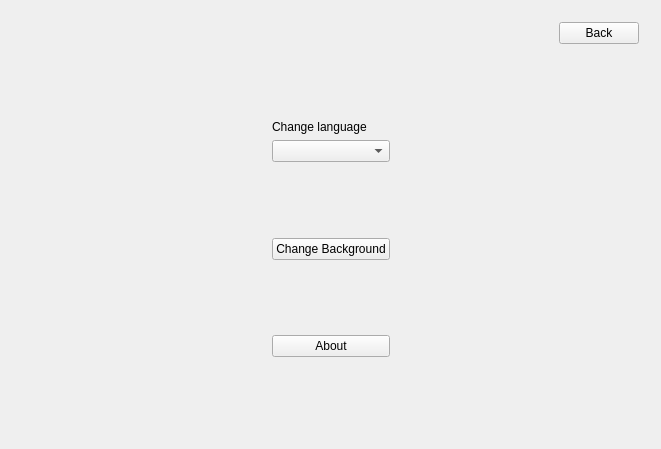
<?xml version="1.0" encoding="UTF-8"?>
<ui version="4.0">
 <class>Game</class>
 <widget class="QWidget" name="Game">
  <property name="geometry">
   <rect>
    <x>0</x>
    <y>0</y>
    <width>661</width>
    <height>449</height>
   </rect>
  </property>
  <property name="windowTitle">
   <string>Towns</string>
  </property>
  <layout class="QGridLayout" name="gridLayout">
   <item row="0" column="0">
    <widget class="QStackedWidget" name="stackedWidget">
     <property name="currentIndex">
      <number>0</number>
     </property>
     <widget class="QWidget" name="page">
      <layout class="QGridLayout" name="gridLayout_2">
       <item row="0" column="0">
        <layout class="QVBoxLayout" name="verticalLayout_5">
         <item>
          <layout class="QHBoxLayout" name="horizontalLayout_3">
           <item>
            <spacer name="horizontalSpacer_4">
             <property name="orientation">
              <enum>Qt::Horizontal</enum>
             </property>
             <property name="sizeHint" stdset="0">
              <size>
               <width>40</width>
               <height>20</height>
              </size>
             </property>
            </spacer>
           </item>
           <item>
            <widget class="QPushButton" name="backSetButton">
             <property name="text">
              <string>Back</string>
             </property>
            </widget>
           </item>
          </layout>
         </item>
         <item>
          <layout class="QHBoxLayout" name="horizontalLayout_4">
           <item>
            <spacer name="horizontalSpacer_5">
             <property name="orientation">
              <enum>Qt::Horizontal</enum>
             </property>
             <property name="sizeHint" stdset="0">
              <size>
               <width>40</width>
               <height>20</height>
              </size>
             </property>
            </spacer>
           </item>
           <item>
            <layout class="QVBoxLayout" name="verticalLayout_4">
             <item>
              <spacer name="verticalSpacer_8">
               <property name="orientation">
                <enum>Qt::Vertical</enum>
               </property>
               <property name="sizeHint" stdset="0">
                <size>
                 <width>20</width>
                 <height>40</height>
                </size>
               </property>
              </spacer>
             </item>
             <item>
              <widget class="QLabel" name="label">
               <property name="text">
                <string>Change language</string>
               </property>
              </widget>
             </item>
             <item>
              <widget class="QComboBox" name="comboBox"/>
             </item>
             <item>
              <spacer name="verticalSpacer_7">
               <property name="orientation">
                <enum>Qt::Vertical</enum>
               </property>
               <property name="sizeHint" stdset="0">
                <size>
                 <width>20</width>
                 <height>40</height>
                </size>
               </property>
              </spacer>
             </item>
             <item>
              <widget class="QPushButton" name="backgroundButton">
               <property name="text">
                <string>Change Background</string>
               </property>
              </widget>
             </item>
             <item>
              <spacer name="verticalSpacer_6">
               <property name="orientation">
                <enum>Qt::Vertical</enum>
               </property>
               <property name="sizeHint" stdset="0">
                <size>
                 <width>20</width>
                 <height>40</height>
                </size>
               </property>
              </spacer>
             </item>
             <item>
              <widget class="QPushButton" name="aboutButton">
               <property name="text">
                <string>About</string>
               </property>
              </widget>
             </item>
             <item>
              <spacer name="verticalSpacer_5">
               <property name="orientation">
                <enum>Qt::Vertical</enum>
               </property>
               <property name="sizeHint" stdset="0">
                <size>
                 <width>20</width>
                 <height>40</height>
                </size>
               </property>
              </spacer>
             </item>
            </layout>
           </item>
           <item>
            <spacer name="horizontalSpacer_6">
             <property name="orientation">
              <enum>Qt::Horizontal</enum>
             </property>
             <property name="sizeHint" stdset="0">
              <size>
               <width>40</width>
               <height>20</height>
              </size>
             </property>
            </spacer>
           </item>
          </layout>
         </item>
        </layout>
       </item>
      </layout>
     </widget>
     <widget class="QWidget" name="page_2">
      <layout class="QGridLayout" name="gridLayout_3">
       <item row="0" column="0">
        <layout class="QVBoxLayout" name="verticalLayout_3">
         <item>
          <layout class="QHBoxLayout" name="horizontalLayout">
           <item>
            <spacer name="horizontalSpacer">
             <property name="orientation">
              <enum>Qt::Horizontal</enum>
             </property>
             <property name="sizeHint" stdset="0">
              <size>
               <width>40</width>
               <height>20</height>
              </size>
             </property>
            </spacer>
           </item>
           <item>
            <widget class="QPushButton" name="exitButton">
             <property name="text">
              <string>Exit</string>
             </property>
            </widget>
           </item>
          </layout>
         </item>
         <item>
          <layout class="QVBoxLayout" name="verticalLayout_2">
           <item>
            <widget class="QLineEdit" name="usernameText">
             <property name="font">
              <font>
               <family>Poor Richard</family>
               <pointsize>14</pointsize>
              </font>
             </property>
             <property name="layoutDirection">
              <enum>Qt::LeftToRight</enum>
             </property>
             <property name="text">
              <string>Username</string>
             </property>
             <property name="frame">
              <bool>false</bool>
             </property>
            </widget>
           </item>
           <item>
            <spacer name="verticalSpacer_4">
             <property name="orientation">
              <enum>Qt::Vertical</enum>
             </property>
             <property name="sizeHint" stdset="0">
              <size>
               <width>20</width>
               <height>40</height>
              </size>
             </property>
            </spacer>
           </item>
           <item>
            <layout class="QHBoxLayout" name="horizontalLayout_2">
             <item>
              <spacer name="horizontalSpacer_2">
               <property name="orientation">
                <enum>Qt::Horizontal</enum>
               </property>
               <property name="sizeHint" stdset="0">
                <size>
                 <width>40</width>
                 <height>20</height>
                </size>
               </property>
              </spacer>
             </item>
             <item>
              <layout class="QVBoxLayout" name="verticalLayout">
               <item>
                <widget class="QPushButton" name="singleGameButton">
                 <property name="text">
                  <string>Single player</string>
                 </property>
                </widget>
               </item>
               <item>
                <spacer name="verticalSpacer">
                 <property name="orientation">
                  <enum>Qt::Vertical</enum>
                 </property>
                 <property name="sizeHint" stdset="0">
                  <size>
                   <width>20</width>
                   <height>40</height>
                  </size>
                 </property>
                </spacer>
               </item>
               <item>
                <widget class="QPushButton" name="multiplayerGameButton">
                 <property name="text">
                  <string>Multiplayer</string>
                 </property>
                </widget>
               </item>
               <item>
                <spacer name="verticalSpacer_2">
                 <property name="orientation">
                  <enum>Qt::Vertical</enum>
                 </property>
                 <property name="sizeHint" stdset="0">
                  <size>
                   <width>20</width>
                   <height>40</height>
                  </size>
                 </property>
                </spacer>
               </item>
               <item>
                <widget class="QPushButton" name="settingsButton">
                 <property name="text">
                  <string>Settings</string>
                 </property>
                </widget>
               </item>
              </layout>
             </item>
             <item>
              <spacer name="horizontalSpacer_3">
               <property name="orientation">
                <enum>Qt::Horizontal</enum>
               </property>
               <property name="sizeHint" stdset="0">
                <size>
                 <width>40</width>
                 <height>20</height>
                </size>
               </property>
              </spacer>
             </item>
            </layout>
           </item>
           <item>
            <spacer name="verticalSpacer_3">
             <property name="orientation">
              <enum>Qt::Vertical</enum>
             </property>
             <property name="sizeHint" stdset="0">
              <size>
               <width>20</width>
               <height>40</height>
              </size>
             </property>
            </spacer>
           </item>
          </layout>
         </item>
        </layout>
       </item>
      </layout>
     </widget>
     <widget class="QWidget" name="page_3">
      <layout class="QGridLayout" name="gridLayout_4">
       <item row="0" column="0">
        <layout class="QVBoxLayout" name="verticalLayout_8">
         <item>
          <layout class="QHBoxLayout" name="horizontalLayout_8">
           <item>
            <spacer name="horizontalSpacer_11">
             <property name="orientation">
              <enum>Qt::Horizontal</enum>
             </property>
             <property name="sizeHint" stdset="0">
              <size>
               <width>40</width>
               <height>20</height>
              </size>
             </property>
            </spacer>
           </item>
           <item>
            <widget class="QPushButton" name="goMenuButton">
             <property name="text">
              <string>Menu</string>
             </property>
            </widget>
           </item>
          </layout>
         </item>
         <item>
          <layout class="QHBoxLayout" name="horizontalLayout_7">
           <item>
            <spacer name="horizontalSpacer_7">
             <property name="orientation">
              <enum>Qt::Horizontal</enum>
             </property>
             <property name="sizeHint" stdset="0">
              <size>
               <width>40</width>
               <height>20</height>
              </size>
             </property>
            </spacer>
           </item>
           <item>
            <layout class="QVBoxLayout" name="verticalLayout_6">
             <item>
              <spacer name="verticalSpacer_9">
               <property name="orientation">
                <enum>Qt::Vertical</enum>
               </property>
               <property name="sizeHint" stdset="0">
                <size>
                 <width>20</width>
                 <height>40</height>
                </size>
               </property>
              </spacer>
             </item>
             <item>
              <widget class="QLabel" name="label_2">
               <property name="styleSheet">
                <string notr="true"/>
               </property>
               <property name="text">
                <string>Albert</string>
               </property>
              </widget>
             </item>
             <item>
              <spacer name="verticalSpacer_10">
               <property name="orientation">
                <enum>Qt::Vertical</enum>
               </property>
               <property name="sizeHint" stdset="0">
                <size>
                 <width>20</width>
                 <height>40</height>
                </size>
               </property>
              </spacer>
             </item>
             <item>
              <widget class="QLabel" name="label_3">
               <property name="text">
                <string>Town:</string>
               </property>
              </widget>
             </item>
             <item>
              <widget class="QLabel" name="poleText">
               <property name="text">
                <string>Enter the name of city</string>
               </property>
              </widget>
             </item>
             <item>
              <spacer name="verticalSpacer_11">
               <property name="orientation">
                <enum>Qt::Vertical</enum>
               </property>
               <property name="sizeHint" stdset="0">
                <size>
                 <width>20</width>
                 <height>40</height>
                </size>
               </property>
              </spacer>
             </item>
             <item>
              <widget class="QLineEdit" name="lineEdit">
               <property name="font">
                <font>
                 <family>Poor Richard</family>
                 <pointsize>14</pointsize>
                </font>
               </property>
              </widget>
             </item>
             <item>
              <spacer name="verticalSpacer_12">
               <property name="orientation">
                <enum>Qt::Vertical</enum>
               </property>
               <property name="sizeHint" stdset="0">
                <size>
                 <width>20</width>
                 <height>40</height>
                </size>
               </property>
              </spacer>
             </item>
            </layout>
           </item>
           <item>
            <layout class="QVBoxLayout" name="verticalLayout_7">
             <item>
              <spacer name="verticalSpacer_13">
               <property name="orientation">
                <enum>Qt::Vertical</enum>
               </property>
               <property name="sizeHint" stdset="0">
                <size>
                 <width>20</width>
                 <height>40</height>
                </size>
               </property>
              </spacer>
             </item>
             <item>
              <layout class="QHBoxLayout" name="horizontalLayout_5">
               <item>
                <widget class="QLabel" name="label_4">
                 <property name="text">
                  <string>Albert</string>
                 </property>
                </widget>
               </item>
               <item>
                <widget class="QLabel" name="botScore">
                 <property name="text">
                  <string>0</string>
                 </property>
                </widget>
               </item>
              </layout>
             </item>
             <item>
              <layout class="QHBoxLayout" name="horizontalLayout_6">
               <item>
                <widget class="QLabel" name="youLabel1">
                 <property name="text">
                  <string>You</string>
                 </property>
                </widget>
               </item>
               <item>
                <widget class="QLabel" name="yourScore">
                 <property name="text">
                  <string>0</string>
                 </property>
                </widget>
               </item>
              </layout>
             </item>
             <item>
              <spacer name="verticalSpacer_14">
               <property name="orientation">
                <enum>Qt::Vertical</enum>
               </property>
               <property name="sizeHint" stdset="0">
                <size>
                 <width>20</width>
                 <height>40</height>
                </size>
               </property>
              </spacer>
             </item>
            </layout>
           </item>
           <item>
            <spacer name="horizontalSpacer_8">
             <property name="orientation">
              <enum>Qt::Horizontal</enum>
             </property>
             <property name="sizeType">
              <enum>QSizePolicy::Expanding</enum>
             </property>
             <property name="sizeHint" stdset="0">
              <size>
               <width>40</width>
               <height>20</height>
              </size>
             </property>
            </spacer>
           </item>
          </layout>
         </item>
        </layout>
       </item>
      </layout>
     </widget>
     <widget class="QWidget" name="page_4">
      <layout class="QGridLayout" name="gridLayout_5">
       <item row="0" column="0">
        <layout class="QVBoxLayout" name="verticalLayout_11">
         <item>
          <layout class="QHBoxLayout" name="horizontalLayout_10">
           <item>
            <spacer name="horizontalSpacer_12">
             <property name="orientation">
              <enum>Qt::Horizontal</enum>
             </property>
             <property name="sizeHint" stdset="0">
              <size>
               <width>40</width>
               <height>20</height>
              </size>
             </property>
            </spacer>
           </item>
           <item>
            <widget class="QPushButton" name="goMenuButton_2">
             <property name="text">
              <string>Menu</string>
             </property>
            </widget>
           </item>
          </layout>
         </item>
         <item>
          <layout class="QHBoxLayout" name="horizontalLayout_9">
           <item>
            <spacer name="horizontalSpacer_9">
             <property name="orientation">
              <enum>Qt::Horizontal</enum>
             </property>
             <property name="sizeHint" stdset="0">
              <size>
               <width>40</width>
               <height>20</height>
              </size>
             </property>
            </spacer>
           </item>
           <item>
            <layout class="QVBoxLayout" name="verticalLayout_9">
             <item>
              <spacer name="verticalSpacer_15">
               <property name="orientation">
                <enum>Qt::Vertical</enum>
               </property>
               <property name="sizeHint" stdset="0">
                <size>
                 <width>20</width>
                 <height>40</height>
                </size>
               </property>
              </spacer>
             </item>
             <item>
              <widget class="QLabel" name="user1name">
               <property name="styleSheet">
                <string notr="true"/>
               </property>
               <property name="text">
                <string>Albert</string>
               </property>
              </widget>
             </item>
             <item>
              <widget class="QLineEdit" name="user1text">
               <property name="font">
                <font>
                 <family>Poor Richard</family>
                 <pointsize>14</pointsize>
                </font>
               </property>
              </widget>
             </item>
             <item>
              <spacer name="verticalSpacer_16">
               <property name="orientation">
                <enum>Qt::Vertical</enum>
               </property>
               <property name="sizeHint" stdset="0">
                <size>
                 <width>20</width>
                 <height>40</height>
                </size>
               </property>
              </spacer>
             </item>
             <item>
              <widget class="QLabel" name="label_6">
               <property name="text">
                <string>Town:</string>
               </property>
              </widget>
             </item>
             <item>
              <widget class="QLabel" name="poleText_2">
               <property name="text">
                <string>Enter the name of city</string>
               </property>
              </widget>
             </item>
             <item>
              <spacer name="verticalSpacer_17">
               <property name="orientation">
                <enum>Qt::Vertical</enum>
               </property>
               <property name="sizeHint" stdset="0">
                <size>
                 <width>20</width>
                 <height>40</height>
                </size>
               </property>
              </spacer>
             </item>
             <item>
              <widget class="QLabel" name="user2name">
               <property name="styleSheet">
                <string notr="true"/>
               </property>
               <property name="text">
                <string>Albert</string>
               </property>
              </widget>
             </item>
             <item>
              <widget class="QLineEdit" name="user2text">
               <property name="font">
                <font>
                 <family>Poor Richard</family>
                 <pointsize>14</pointsize>
                </font>
               </property>
              </widget>
             </item>
             <item>
              <spacer name="verticalSpacer_18">
               <property name="orientation">
                <enum>Qt::Vertical</enum>
               </property>
               <property name="sizeHint" stdset="0">
                <size>
                 <width>20</width>
                 <height>40</height>
                </size>
               </property>
              </spacer>
             </item>
            </layout>
           </item>
           <item>
            <layout class="QVBoxLayout" name="verticalLayout_10">
             <item>
              <spacer name="verticalSpacer_19">
               <property name="orientation">
                <enum>Qt::Vertical</enum>
               </property>
               <property name="sizeHint" stdset="0">
                <size>
                 <width>20</width>
                 <height>40</height>
                </size>
               </property>
              </spacer>
             </item>
             <item>
              <layout class="QHBoxLayout" name="horizontalLayout_11">
               <item>
                <widget class="QLabel" name="label_5">
                 <property name="text">
                  <string>Albert</string>
                 </property>
                </widget>
               </item>
               <item>
                <widget class="QLabel" name="multiScoreUser1">
                 <property name="text">
                  <string>0</string>
                 </property>
                </widget>
               </item>
              </layout>
             </item>
             <item>
              <layout class="QHBoxLayout" name="horizontalLayout_12">
               <item>
                <widget class="QLabel" name="youLabel1_2">
                 <property name="text">
                  <string>You</string>
                 </property>
                </widget>
               </item>
               <item>
                <widget class="QLabel" name="multiScoreUser2">
                 <property name="text">
                  <string>0</string>
                 </property>
                </widget>
               </item>
              </layout>
             </item>
             <item>
              <spacer name="verticalSpacer_20">
               <property name="orientation">
                <enum>Qt::Vertical</enum>
               </property>
               <property name="sizeHint" stdset="0">
                <size>
                 <width>20</width>
                 <height>40</height>
                </size>
               </property>
              </spacer>
             </item>
            </layout>
           </item>
           <item>
            <spacer name="horizontalSpacer_10">
             <property name="orientation">
              <enum>Qt::Horizontal</enum>
             </property>
             <property name="sizeHint" stdset="0">
              <size>
               <width>80</width>
               <height>20</height>
              </size>
             </property>
            </spacer>
           </item>
          </layout>
         </item>
        </layout>
       </item>
      </layout>
     </widget>
    </widget>
   </item>
  </layout>
 </widget>
 <layoutdefault spacing="6" margin="11"/>
 <resources/>
 <connections/>
</ui>
